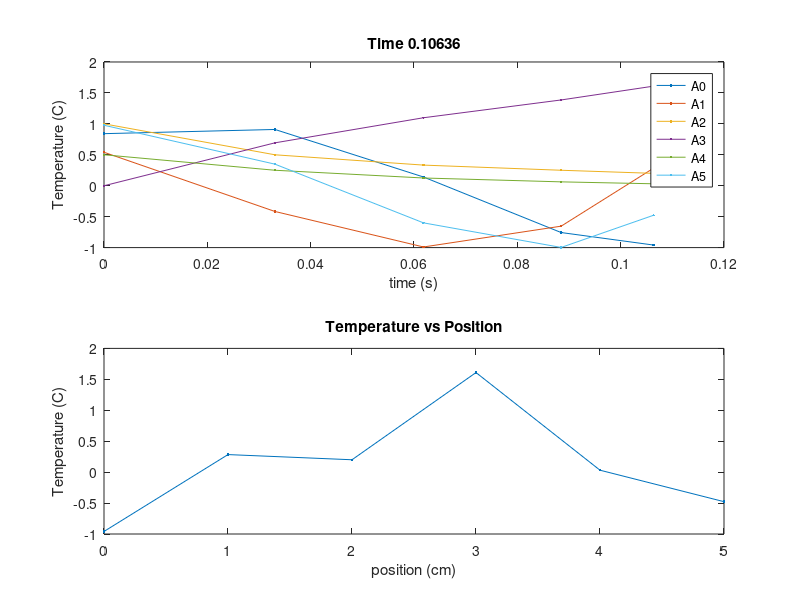
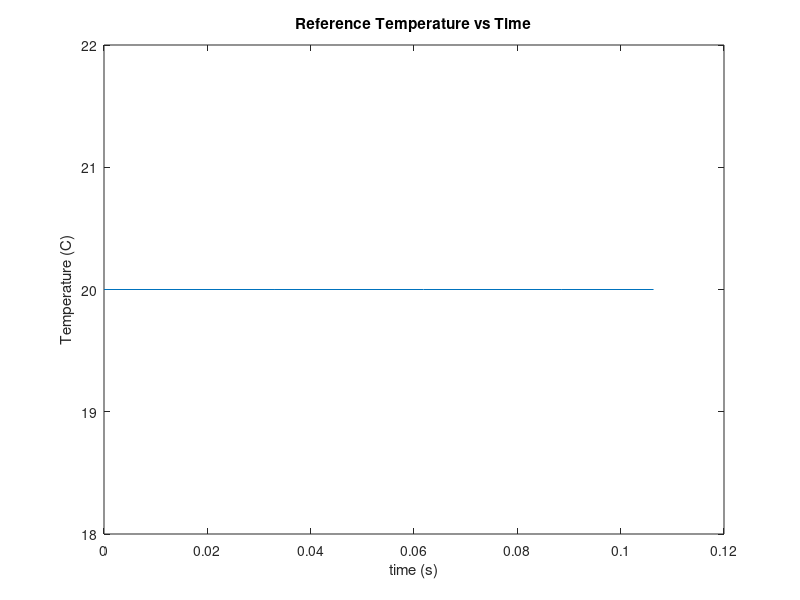
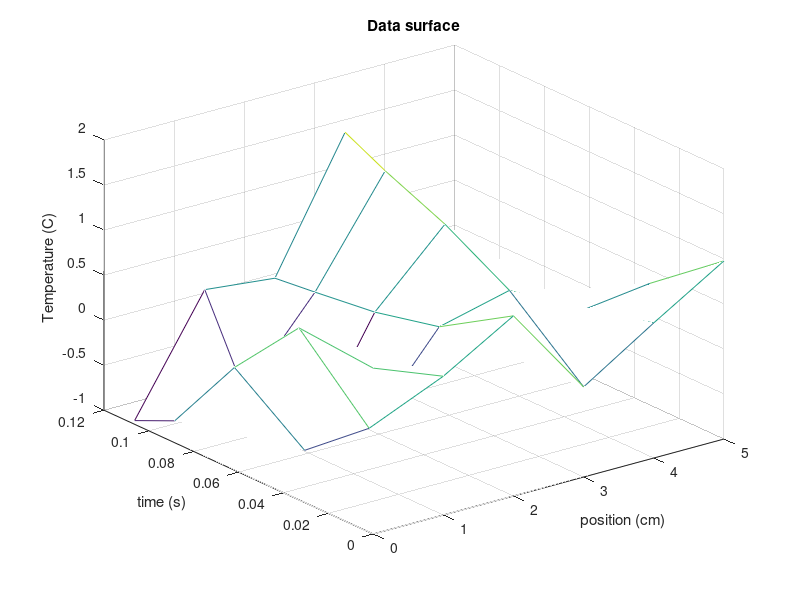

MATLAB code for these plots, in order:
k = 6;
n = 5;
position = [0 1 2 3 4 5];
step = 0.5; % s

f = { @(x) sin(x);
    @(x) cos(x);
    @(x) 1/x;
    @(x) log(x);
    @(x) 2^(-x);
    @(x) sin(x+pi/4);
};

data = zeros(n,k+2);

figure
subplot(2,1,1);
plots = cell(k+1,1);
for i = 1:k
    plots{i} = plot(0,0);
    hold on;
end
title('Temperature vs Time');
legend('A0','A1','A2','A3','A4','A5');
xlabel('time (s)');
ylabel('Temperature (C)');

subplot(2,1,2);
plots{k+1} = plot(0,0);
title('Temperature vs Position');
xlabel('position (cm)');
ylabel('Temperature (C)');

tic;
for t = 1:n
    data(t,1) = toc;
    data(t,2) = 20;
    
    subplot(2,1,1);
    for i = 1:k
        data(t,i+2) = f{i}(t);
        set(plots{i}, 'xdata', data(:,1), 'ydata', data(:, i+2));
    end
    title(['Time ' num2str(data(t,1))]);
    
    subplot(2,1,2);
    set(plots{k+1}, 'xdata', position, 'ydata', data(t,3:end));
    
    pause(step);
end

time = zeros(6*n,1);
x = zeros(6*n,1);
temperature = zeros(6*n,1);

for i=1:n
    for j=1:k
        time(k*(i-1)+j) = data(i,1);
        x(k*(i-1)+j) = position(j);
        temperature(k*(i-1)+j) = data(i, j+2);
    end
end

figure
plot(data(:,1), data(:,2));
title('Reference Temperature vs Time');
xlabel('time (s)');
ylabel('Temperature (C)');

figure
mesh(position, data(:,1), data(:, 3:k+2));
title('Data surface');
xlabel('position (cm)');
ylabel('time (s)');
zlabel('Temperature (C)');
